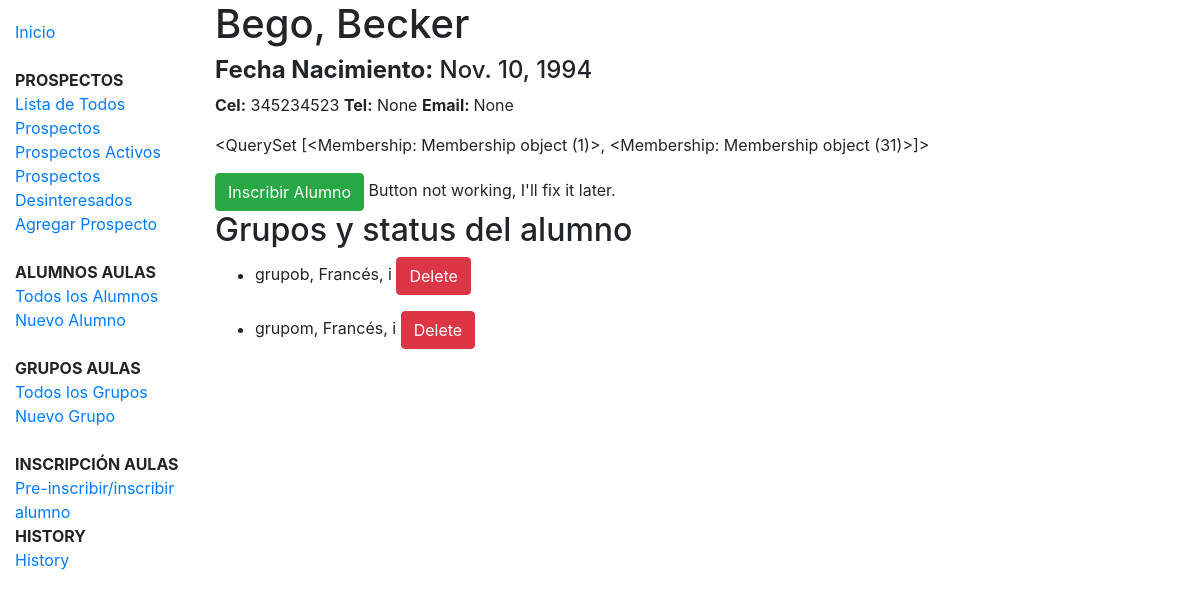
/grupos/alumno/8, run on an earlier commit of the app's database.
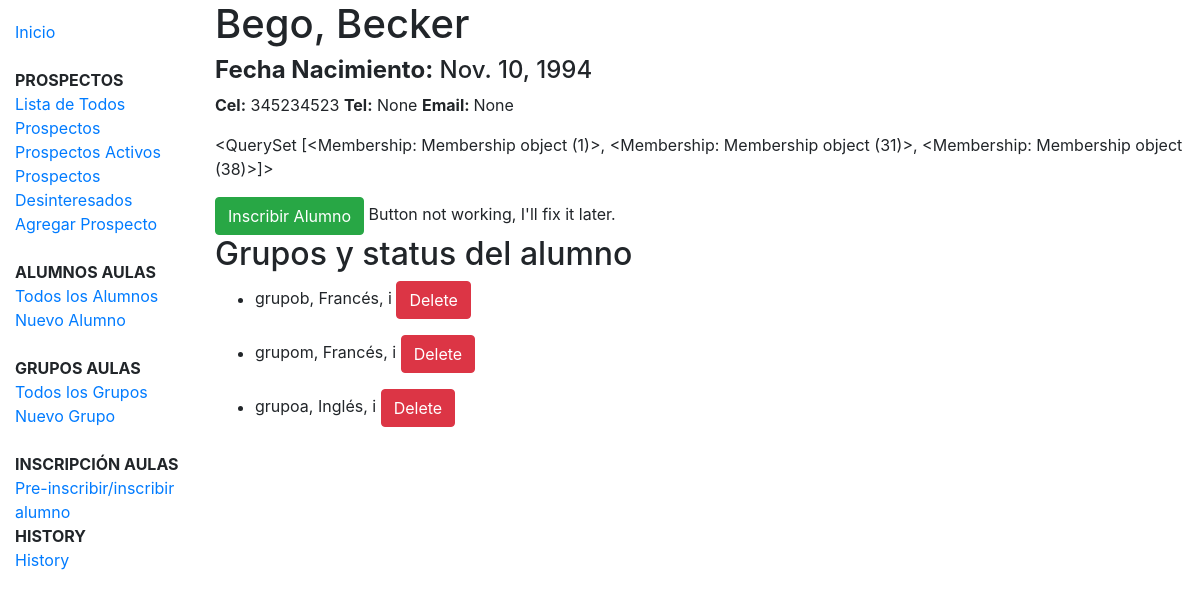
And on a later commit of the database.
### grupos/models.py (models this page shows, shortened)
class Alumno(models.Model):
    nombre = models.CharField(max_length=100)
    apaterno = models.CharField(max_length=100)
    amaterno = models.CharField(max_length=100, blank=True, null=True)
    cel = models.IntegerField(blank=True, null=True)
    tel = models.IntegerField(blank=True, null=True)
    email = models.EmailField(blank=True, null=True)
    fecha_nacimiento = models.DateField(null=True, blank=True)
    direccion = models.CharField(max_length=400)

class Membership(models.Model):
    STATUS = (
        ('i', 'Inscrito'),
        ('p', 'Pre-inscrito'),
    )
    alumno = models.ForeignKey(Alumno, on_delete=models.CASCADE)
    grupo = models.ForeignKey(Grupo, on_delete=models.CASCADE, null=True)
    status = models.CharField(max_length=1, choices=STATUS, blank=True, default='p')

class Grupo(models.Model):
    nombre = models.CharField(max_length=100, unique=True)
    fecha_inicio = models.DateField(null=True, blank=True)
    idioma = models.ForeignKey(Idioma, on_delete=models.SET_NULL, null=True)
    nivel = models.ForeignKey(Nivel, on_delete=models.SET_NULL, null=True)
    horario = models.ForeignKey('Horario', on_delete=models.SET_NULL, null=True)
    profesor = models.ForeignKey('Profesor', on_delete=models.SET_NULL, null=True)
    salon = models.ForeignKey('Salon', on_delete=models.SET_NULL, null=True)
    members = models.ManyToManyField('Alumno',related_name='preubanormal', through='Membership')
    def __str__(self):
        return self.nombre

class Idioma(models.Model):
    name = models.CharField(max_length=100, help_text="Ingresa el idioma de interés (Inglés, Español etc.)")
    def __str__(self):
        return self.name

### grupos/views.py (the view)
# urls.py: path('alumno/<int:pk>', views.AlumnoDetailView.as_view(), name='alumno-detail'),
class AlumnoDetailView(generic.DetailView):
    model = Alumno

### grupos/templates/grupos/alumno_detail.html
{% extends "base_generic.html" %}
{% block content %}
<h1>{{ alumno.nombre }}, {{ alumno.apaterno }}</h1>
<h4><b>Fecha Nacimiento:</b> {{ alumno.fecha_nacimiento }}</h4>
<p><b>Cel:</b> {{ alumno.cel }}   <b>Tel:</b> {{ alumno.tel }} <b>Email: </b>{{ alumno.email }}</p>
<p> {{ alumno.membership_set.all }} </p>
<a class="btn btn-success" href="{% url 'inscribir-alumno' alumno.pk %}">Inscribir Alumno</a> Button not working, I'll fix it later.
<h2>Grupos y status del alumno</h2>
{% for x in alumno.membership_set.all %}
  <ul>
    <li>{{ x.grupo }}, {{ x.grupo.idioma }}, {{ x.status }}  <a class="btn btn-danger" href="{% url 'remover-miembro' x.pk %}"> Delete</a></li>
  </ul>
{% endfor %}
{% endblock %}

What changed in the data, as far as the page shows it:
computed for Alumno "Bego": membership_set.all "<QuerySet [<Membership: Membership object (1)>, <Membership: Membership object (31)>]>" → "<QuerySet [<Membership: Membership object (1)>, <Membership: Membership object (31)>, <Membership: Membership object (38)>]>"
added Membership: grupo "grupoa", grupo.idioma "Inglés", status "i"
